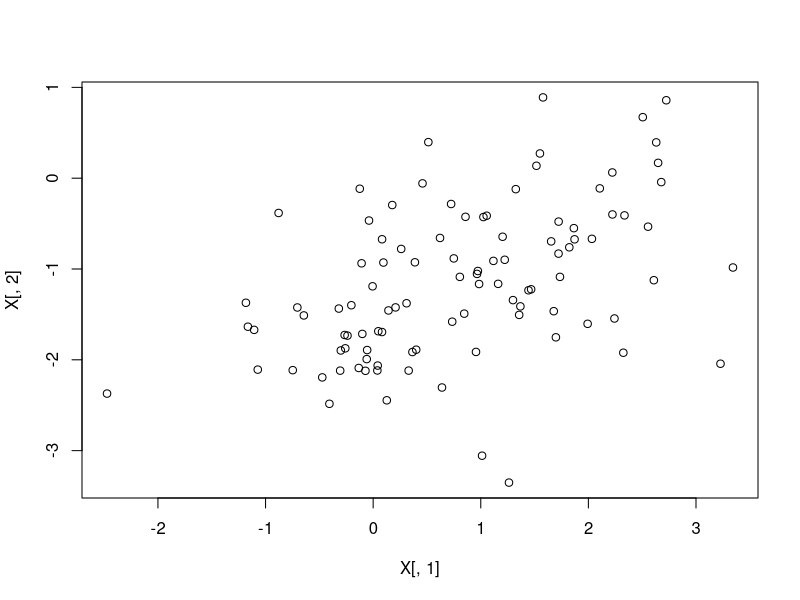

R code for this plot:
## ---- chunk 1
knitr::opts_chunk$set(echo = TRUE)
## ---- chunk 2
dbinom(50,100,0.5)
pbinom(50,100,0.5)
pbinom(40,100,0.5)
qnorm(0.05)
qnorm(0.025)
runif(10,0,1)
## ---- chunk 3
library(mvtnorm)
mu = c(1, -1)
Sig = matrix(c(1, 0.5, 0.5, 1), 2, 2)
X = rmvnorm(100, mu, Sig)
X[1:10,]
plot(x = X[,1], y = X[,2])
## ---- chunk 4
x = rnorm(100, 175, 10)
mean(x)
## ---- chunk 5
var(x)
sd(x)
sd(x) ^ 2
## ---- chunk 6
median(x)
xerror = c(x, 1800)
mean(xerror)
median(xerror)
quantile(x, 0.25)
quantile(x, c(0.1, 0.25, 0.5, 0.75, 0.9))
## ---- chunk 7
min(x)
max(x)
xinc = sort(x)
xinc[1:10]
xdec = sort(x, decreasing = T)
xdec[1:10]
## ---- chunk 8
summary(x)
## ---- chunk 9
mu = c(175, 130)
Sig = matrix(c(100, 120, 120, 200), 2, 2)
X = rmvnorm(100, mu, Sig)
colnames(X) = c("height", "weight")
X[1:10,]
## ---- chunk 10
apply(X, MARGIN = 2, mean)
apply(X, MARGIN = 2, var)
cov(X)
cor(X)
